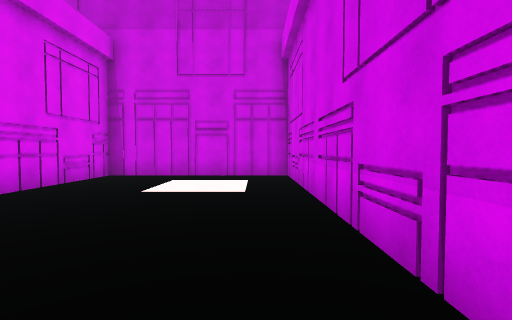
View 1 (above)

18 first-person views from a walk through a scene from a Unity 3-D project. The camera is 1.5 m above the floor, tilts 2° down and sees 85° across. The floor is counted in squares, 2 m on a side. Each view is taken from the middle of a square. On the plan, view 1 faces up. The plan holds only what a view shows up to about 10 squares ahead; the rest is blank. The place goes on beyond the plan. The player character is not drawn.

View 2
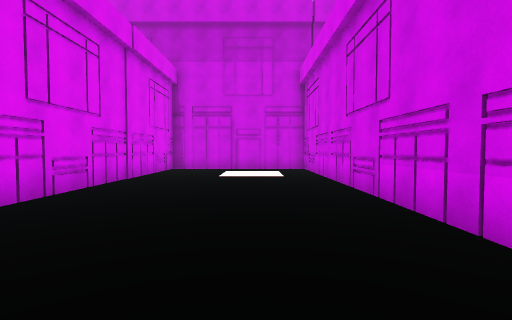

View 3
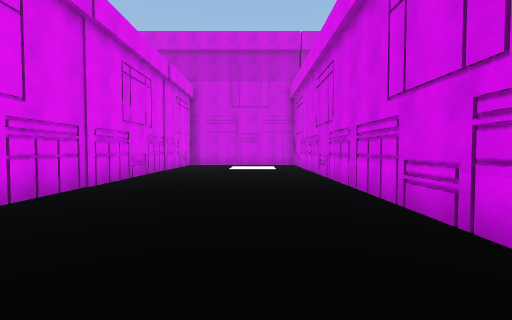

View 4
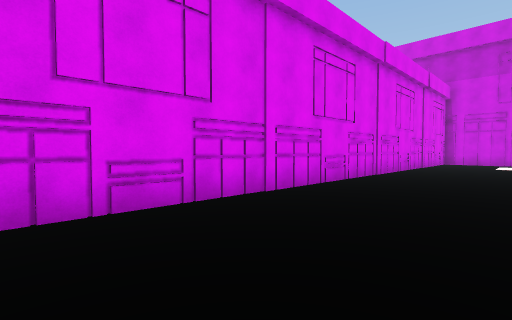

View 5
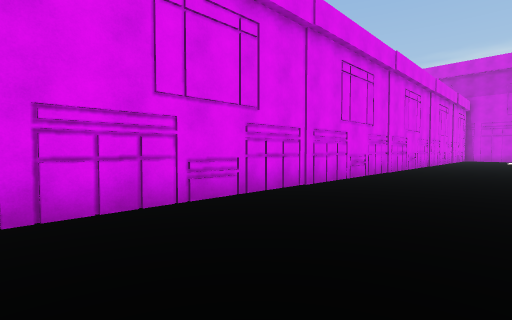

View 6
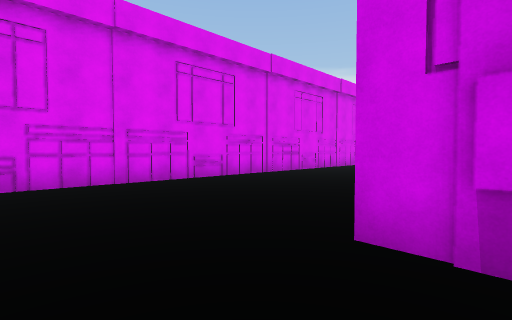

View 7
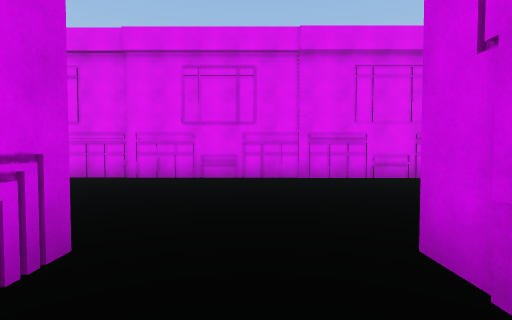

View 8
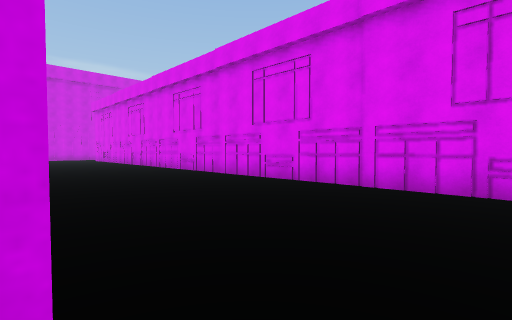

View 9
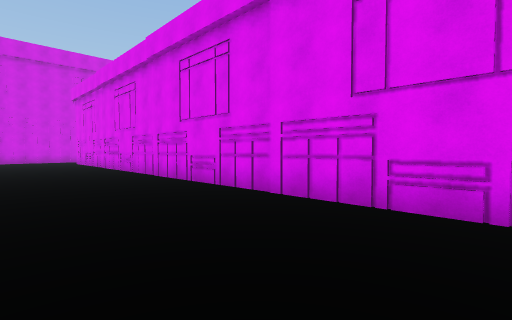

View 10
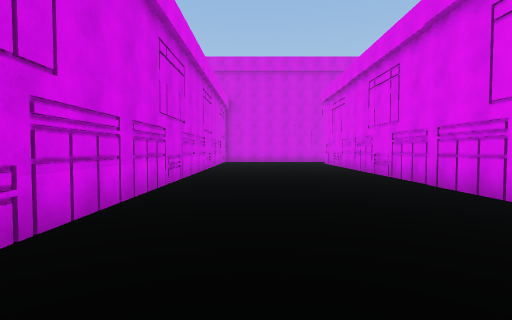

View 11
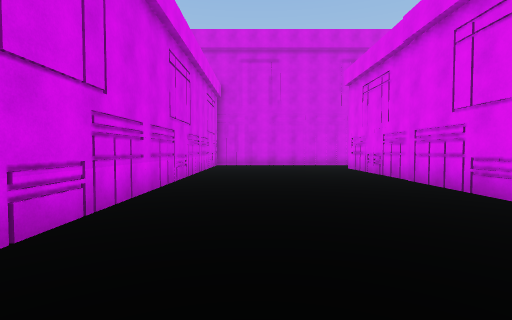

View 12
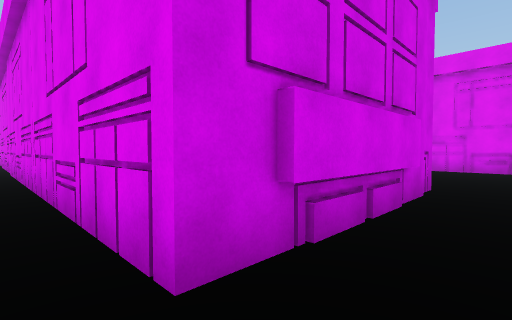

View 13
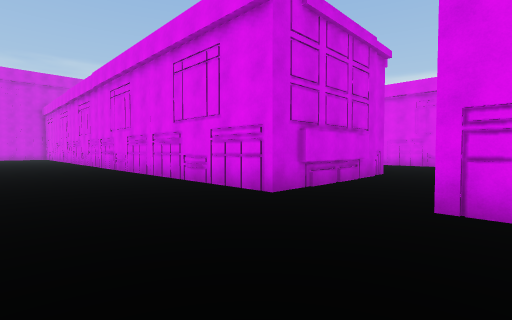

View 14
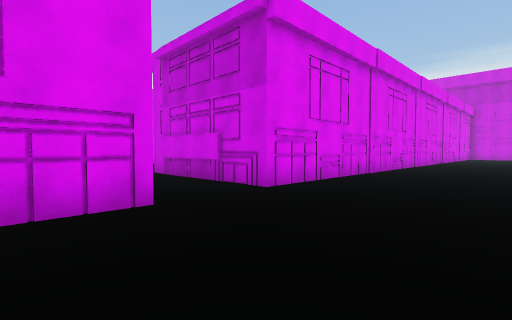

View 15
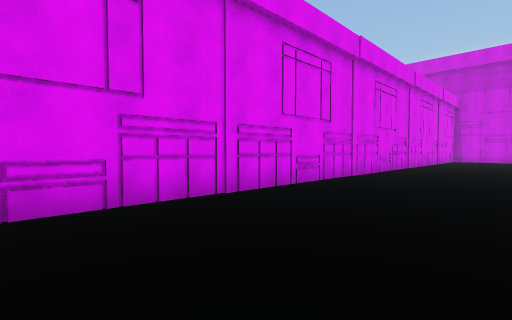

View 16
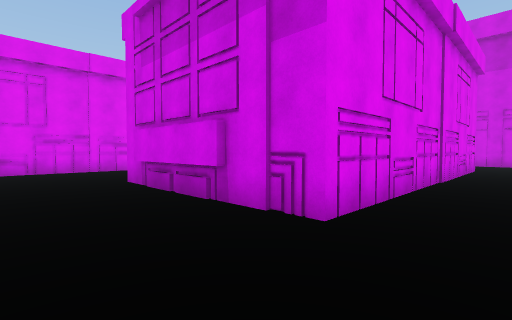

View 17
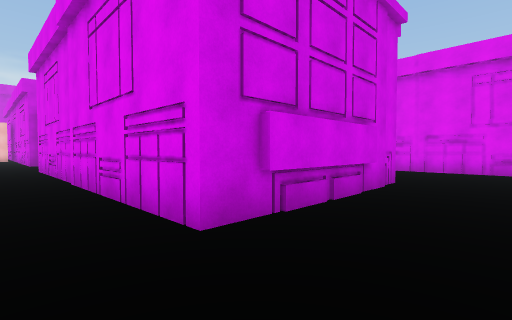

View 18
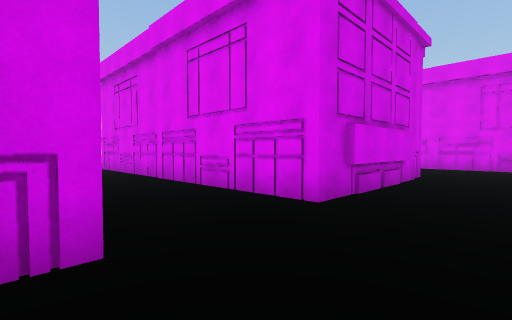

### Floor plan
Points are (right, up) in squares from view 1. A wall is a line through its corners. A room is listed if a view was taken in it or the views show most of it. See-through windows are left out.
Room 1 (views 1, 2, 3, 4, 5, 6, 7, 8, 9, 10, 11)
walls: (0.9, -17.4) (6.3, -17.4); (2.5, -17.1) (5.5, -17.1); (4.6, -14.8) (0.9, -14.8); (-4.8, -24.4) (-4.8, -37); (1, -4) (1, 8.2) (-4.5, 8.2) (-4.5, -29); (1, -36.9) (1, -25)
ways out: opening at (4.5, -16.5) to room 2
Room 2 (views 12, 13, 14, 15, 16, 17, 18)
walls: (10.1, -9.1) (10.9, -9.1); (11, -9.1) (15.5, -9.1) (15.5, -19.1); (6.1, -7.5) (6.1, -14.8) (4.6, -14.8); (6.3, -17.4) (6.3, -29.2); (18.4, -9.1) (19, -9.1); (6.3, -2.5) (6.3, -14.8); (15.5, 4.5) (15.5, -5.5) (10.1, -5.5)
ways out: opening at (4.5, -16.5) to room 1

Positions as (right, up) in squares from view 1, and headings:
1: (0, 0), facing up
2: (-1, -3), facing up
3: (-1, -6), facing up
4: (-1, -9), facing up-left
5: (-1, -15), facing up-left
6: (2, -17), facing up-left
7: (3, -16), facing left
8: (1, -17), facing down-left
9: (-1, -21), facing down-left
10: (-1, -23), facing down
11: (-1, -27), facing down
12: (7, -16), facing down-left
13: (10, -14), facing down-left
14: (10, -19), facing up-left
15: (10, -13), facing up-left
16: (17, -8), facing up-left
17: (17, -7), facing down-left
18: (19, -7), facing down-left
